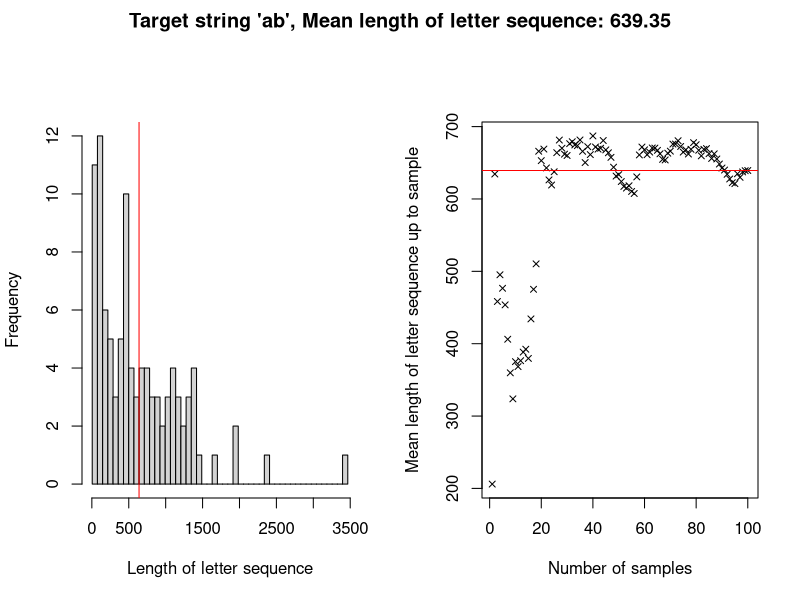

This figure's R source:
fnInfiniteMonkey <- function(strTarget) {
  # This function is a simulation of the infinite monkey theorem. It generates a
  # random sequence of letters until a given target string appears.
  # 
  # Args:
  #   strTarget: The target string which should be matched
  #   
  # Returns:
  #   The number of generated letters until the target string appeared
  
  # Split target string to vector of chars
  vecCharTarget <- strsplit(strTarget, "")[[1]]
  # Get the number of letters in target string
  nTarget <- length(vecCharTarget)
  
  # Set counting variable (at least nTarget letters needed)
  nCounter <- nTarget
  
  # Switch on the monkey (i.e. sample the first nTarget letters)
  vecLetterSeqTail <- sample(letters, nTarget, replace = TRUE)
  
  # Let the monkey type until target string was written
  while(!identical(vecCharTarget, vecLetterSeqTail)) {
    
    # Let the monkey hit another key (sample next letter) and store in 
    # vecLetterSeqTail (first in, first out)
    if (nTarget == 1) {
      vecLetterSeqTail <- sample(letters, 1)
    } else {
      vecLetterSeqTail <- c(vecLetterSeqTail[2:nTarget], 
                            sample(letters, 1, replace = TRUE))
    }

    # Count
    nCounter <- nCounter + 1
  }
  
  # Return the length of the generated letter sequence
  return(nCounter)
}

fnEvaluateMonkey <- function(strTarget, nSamples) {
  # This function runs the inifinite monkey multiple times with a given
  # string and evaluates the outcome with some plots
  # 
  # Args:
  #   strTarget: The target string which should be matched
  #   nSamples:  Number of samples, which should be used for evaluation
  #   
  # Returns:
  #   -
  
  # Prepare vector for resulting lengths of letter sequences
  vecLetterSeqLen <- integer(nSamples)
  
  # RELEASE THE MONKEYS! (... one after another)
  for (i in 1:nSamples) {
    vecLetterSeqLen[i] <- fnInfiniteMonkey(strTarget)
  }
  
  # Compute mean with each new sample
  vecLetterSeqLenMeans <- cumsum(vecLetterSeqLen) / (1:nSamples)
  
  # Split plot panel
  par(mfrow = c(1,2), oma = c(0,0,2,0))
  
  # Plot histogram
  hist(vecLetterSeqLen,
       breaks = seq(min(vecLetterSeqLen), max(vecLetterSeqLen), length = 50),
       xlab = "Length of letter sequence",
       main = NULL)
  abline(v = vecLetterSeqLenMeans[nSamples], col = "red")
  
  # Plot means
  plot(1:nSamples, vecLetterSeqLenMeans,
       xlab = "Number of samples",
       ylab = "Mean length of letter sequence up to sample",
       pch = 4,
       cex = 0.8)
  abline(h = vecLetterSeqLenMeans[nSamples], col = "red")
  
  # Set title
  title(paste("Target string '",strTarget, "'",
              ", Mean length of letter sequence: ",
              vecLetterSeqLenMeans[nSamples], sep = ""),
        outer = TRUE)
}

fnEvaluateMonkey("ab", 100)
